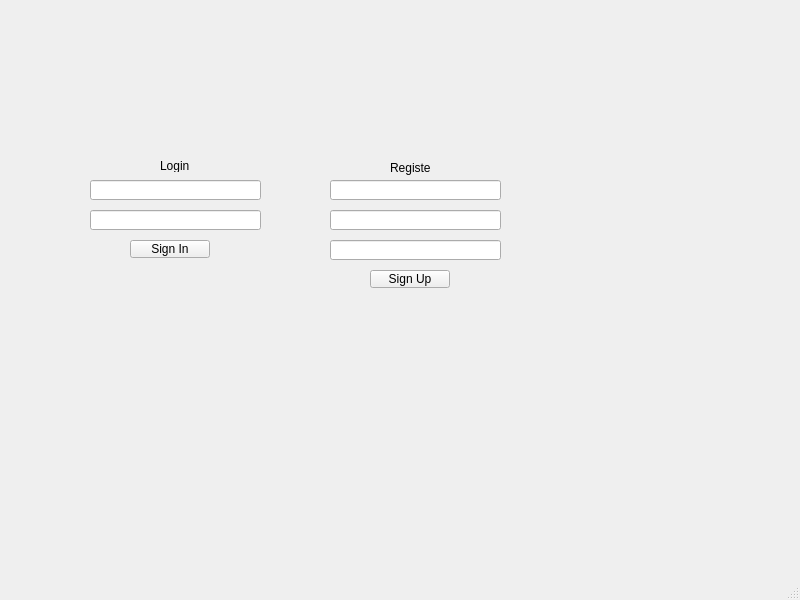
<?xml version="1.0" encoding="UTF-8"?>
<ui version="4.0">
 <class>Login</class>
 <widget class="QMainWindow" name="Login">
  <property name="geometry">
   <rect>
    <x>0</x>
    <y>0</y>
    <width>800</width>
    <height>600</height>
   </rect>
  </property>
  <property name="windowTitle">
   <string>MainWindow</string>
  </property>
  <widget class="QWidget" name="centralwidget">
   <widget class="QLineEdit" name="usernameLoginLineEdit">
    <property name="geometry">
     <rect>
      <x>90</x>
      <y>180</y>
      <width>171</width>
      <height>20</height>
     </rect>
    </property>
   </widget>
   <widget class="QLabel" name="label">
    <property name="geometry">
     <rect>
      <x>160</x>
      <y>160</y>
      <width>37</width>
      <height>12</height>
     </rect>
    </property>
    <property name="text">
     <string>Login</string>
    </property>
   </widget>
   <widget class="QLineEdit" name="passwordLoginLineEdit">
    <property name="geometry">
     <rect>
      <x>90</x>
      <y>210</y>
      <width>171</width>
      <height>20</height>
     </rect>
    </property>
   </widget>
   <widget class="QPushButton" name="signInPushButton">
    <property name="geometry">
     <rect>
      <x>130</x>
      <y>240</y>
      <width>80</width>
      <height>18</height>
     </rect>
    </property>
    <property name="text">
     <string>Sign In</string>
    </property>
   </widget>
   <widget class="QLabel" name="label_2">
    <property name="geometry">
     <rect>
      <x>390</x>
      <y>160</y>
      <width>41</width>
      <height>16</height>
     </rect>
    </property>
    <property name="text">
     <string>Register</string>
    </property>
   </widget>
   <widget class="QLineEdit" name="usernameRegistepLineEdit">
    <property name="geometry">
     <rect>
      <x>330</x>
      <y>180</y>
      <width>171</width>
      <height>20</height>
     </rect>
    </property>
   </widget>
   <widget class="QLineEdit" name="passwordRegisterLineEdit">
    <property name="geometry">
     <rect>
      <x>330</x>
      <y>210</y>
      <width>171</width>
      <height>20</height>
     </rect>
    </property>
   </widget>
   <widget class="QLineEdit" name="checkPasswordLineEdit">
    <property name="geometry">
     <rect>
      <x>330</x>
      <y>240</y>
      <width>171</width>
      <height>20</height>
     </rect>
    </property>
   </widget>
   <widget class="QPushButton" name="signUpPushButton">
    <property name="geometry">
     <rect>
      <x>370</x>
      <y>270</y>
      <width>80</width>
      <height>18</height>
     </rect>
    </property>
    <property name="text">
     <string>Sign Up</string>
    </property>
   </widget>
  </widget>
  <widget class="QMenuBar" name="menubar">
   <property name="geometry">
    <rect>
     <x>0</x>
     <y>0</y>
     <width>800</width>
     <height>17</height>
    </rect>
   </property>
  </widget>
  <widget class="QStatusBar" name="statusbar"/>
 </widget>
 <resources/>
 <connections/>
</ui>
